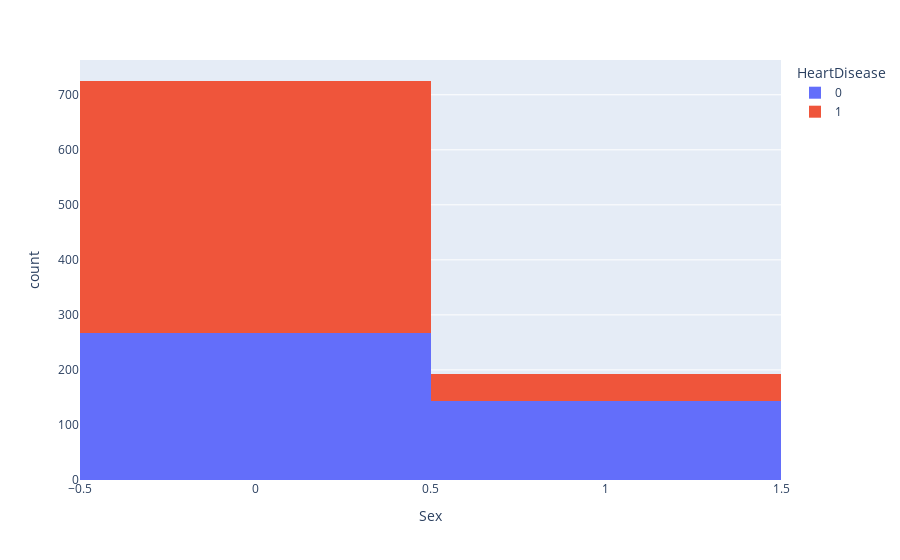

Here is the notebook cell this chart was saved with:
### Code cell
px.histogram(heart_df, x='Sex', color='HeartDisease')

### Figure 1 — Plotly figure (JSON) as saved in the notebook; plotly's stock layout.template omitted (floating-point values rounded to 4 significant figures; data arrays with more than 128 entries replaced by an {"elided": "..."} marker saying what was removed)
{"data": [{"bingroup": "x", "hovertemplate": "HeartDisease=0<br>Sex=%{x}<br>count=%{y}<extra></extra>", "legendgroup": "0", "marker": {"color": "#636efa", "pattern": {"shape": ""}}, "name": "0", "orientation": "v", "showlegend": true, "type": "histogram", "x": {"elided": "410 int values"}, "xaxis": "x", "yaxis": "y"}, {"bingroup": "x", "hovertemplate": "HeartDisease=1<br>Sex=%{x}<br>count=%{y}<extra></extra>", "legendgroup": "1", "marker": {"color": "#EF553B", "pattern": {"shape": ""}}, "name": "1", "orientation": "v", "showlegend": true, "type": "histogram", "x": {"elided": "508 int values"}, "xaxis": "x", "yaxis": "y"}], "layout": {"barmode": "relative", "legend": {"title": {"text": "HeartDisease"}, "tracegroupgap": 0}, "margin": {"t": 60}, "xaxis": {"anchor": "y", "domain": [0, 1], "title": {"text": "Sex"}}, "yaxis": {"anchor": "x", "domain": [0, 1], "title": {"text": "count"}}}}
